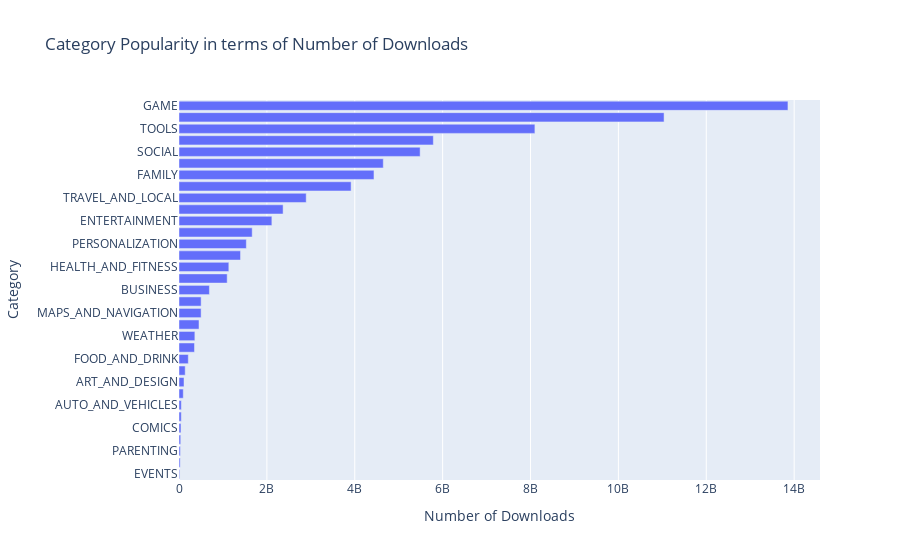

The code cell stored with this chart in its notebook:
### Code cell
h_bar = px.bar(x = category_installs.Installs,
               y = category_installs.index,
               orientation='h',
               title='Category Popularity in terms of Number of Downloads')
 
h_bar.update_layout(xaxis_title='Number of Downloads', yaxis_title='Category')
h_bar.show()

### Figure 1 — Plotly figure (JSON) as saved in the notebook; plotly's stock layout.template omitted (floating-point values rounded to 4 significant figures)
{"data": [{"alignmentgroup": "True", "hovertemplate": "x=%{x}<br>y=%{y}<extra></extra>", "legendgroup": "", "marker": {"color": "#636efa", "pattern": {"shape": ""}}, "name": "", "offsetgroup": "", "orientation": "h", "showlegend": false, "textposition": "auto", "type": "bar", "x": [15949410, 26916200, 31116110, 39162676, 44931100, 52083000, 53129800, 97082000, 114233100, 140912410, 211677750, 352852000, 361096500, 455249400, 503267560, 503611120, 692018120, 1096431465, 1134006220, 1400331540, 1532352930, 1665791655, 2113660000, 2369110650, 2894859300, 3916897200, 4437554490, 4649143130, 5487841475, 5788070180, 8099724500, 11039241530, 13858762717], "xaxis": "x", "y": ["EVENTS", "BEAUTY", "PARENTING", "MEDICAL", "COMICS", "LIBRARIES_AND_DEMO", "AUTO_AND_VEHICLES", "HOUSE_AND_HOME", "ART_AND_DESIGN", "DATING", "FOOD_AND_DRINK", "EDUCATION", "WEATHER", "FINANCE", "MAPS_AND_NAVIGATION", "LIFESTYLE", "BUSINESS", "SPORTS", "HEALTH_AND_FITNESS", "SHOPPING", "PERSONALIZATION", "BOOKS_AND_REFERENCE", "ENTERTAINMENT", "NEWS_AND_MAGAZINES", "TRAVEL_AND_LOCAL", "VIDEO_PLAYERS", "FAMILY", "PHOTOGRAPHY", "SOCIAL", "PRODUCTIVITY", "TOOLS", "COMMUNICATION", "GAME"], "yaxis": "y"}], "layout": {"barmode": "relative", "legend": {"tracegroupgap": 0}, "title": {"text": "Category Popularity in terms of Number of Downloads"}, "xaxis": {"anchor": "y", "domain": [0, 1], "title": {"text": "Number of Downloads"}}, "yaxis": {"anchor": "x", "domain": [0, 1], "title": {"text": "Category"}}}}
